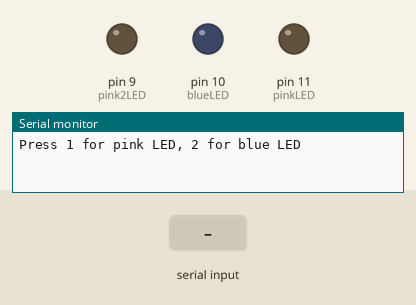
The sketch below on a simulated Arduino Uno, built with avr-gcc and run on an emulated ATmega328P. On the bench: output pins drawn as LEDs (lit = HIGH), the last lines printed to the serial monitor. The inputs (shaded band) are chosen by the test bench.

Above: at 1.2 s.
1.3 s: "1" received over Serial
At 2.5 s:
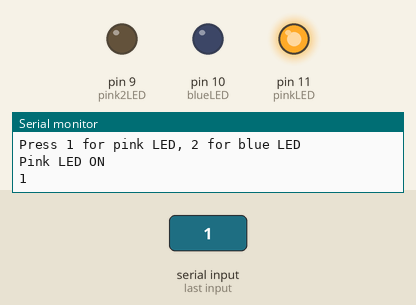
2.8 s: "2" received over Serial
At 3.7 s:
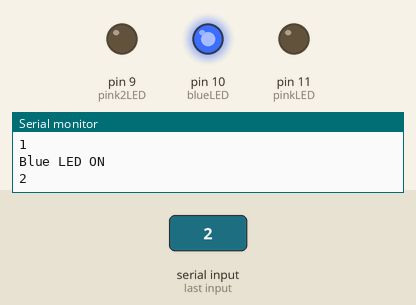
4.3 s: "3" received over Serial
At 4.8 s:
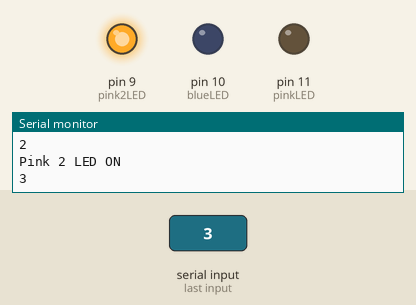
Timing chart, 0 to 7.3 s (numbered marks = the images above; inputs shaded):
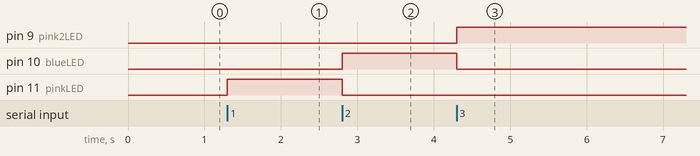

Measured:
- after the input at 1.3 s, pin 11 (pinkLED): LOW → HIGH at once
- after the input at 2.8 s, pin 10 (blueLED): LOW → HIGH at once; pin 11 (pinkLED): HIGH → LOW at once
- after the input at 4.3 s, pin 9 (pink2LED): LOW → HIGH at once; pin 10 (blueLED): HIGH → LOW at once

The sketch:

arduino.ino
```cpp
// Arduino LED control via Serial input
// Turns on pink LED when '1' is pressed, blue LED when '2' is pressed,
// other pink LED when '3' is pressed

const int pinkLED = 11;   // Pin for pink LED
const int blueLED = 10;  // Pin for blue LED
const int pink2LED = 9; // Pin for second pink LED

void setup() {
  pinMode(pinkLED, OUTPUT);
  pinMode(blueLED, OUTPUT);
  pinMode(pink2LED, OUTPUT);

  // Start serial communication
  Serial.begin(9600);
  Serial.println("Press 1 for pink LED, 2 for blue LED");
}

void loop() {
  // Check if data is available in Serial input
  if (Serial.available() > 0) {
    char input = Serial.read();  // Read a single character
    // Turn off both LEDs before switching
    digitalWrite(pinkLED, LOW);
    digitalWrite(blueLED, LOW);
    digitalWrite(pink2LED, LOW);

    // Handle key presses
    if (input == '1') {
      digitalWrite(pinkLED, HIGH);
      Serial.println("Pink LED ON");
      delay(100);
    }
    else if (input == '2') {
      digitalWrite(blueLED, HIGH);
      Serial.println("Blue LED ON");
      delay(100);

    }
    else if (input == '3') {
      digitalWrite(pink2LED, HIGH);
      Serial.println("Pink 2 LED ON");
      delay(100);
    }
    else {
      Serial.println("Invalid input. Press 1, 2, or 3.");
    }
    Serial.println(input);
  }
}
```
